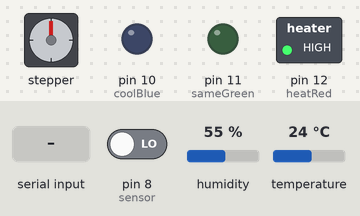
A sketch run on a simulated Arduino Uno, built with avr-gcc and run on an emulated ATmega328P. On the bench: stepper motor, switched loads named in the sketch (green lamp = pin HIGH), output pins drawn as LEDs (lit = HIGH). Wiring (inferred from the names in the program): stepper motor (2048 steps per turn assumed): coils pin 2, pin 3, pin 4, pin 5. The inputs (shaded band) are chosen by the test bench; at power-on: pin 8 (sensor) LOW, humidity 55 %, temperature 24 °C. Pins used as bus, display or sensor lines are not drawn.

Above: at 1.7 s.
1.8 s: "1\n" received over Serial
At 2.9 s:
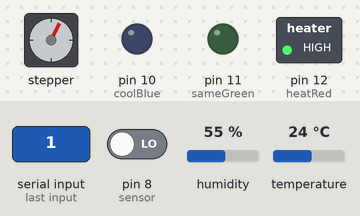
At 3.5 s:
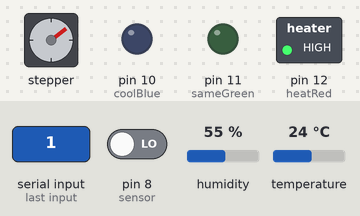
5.3 s: "1,90\n" received over Serial
At 12.1 s:
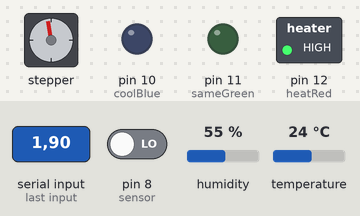
Timing chart, 0 to 13.6 s (numbered marks = the images above; inputs shaded):
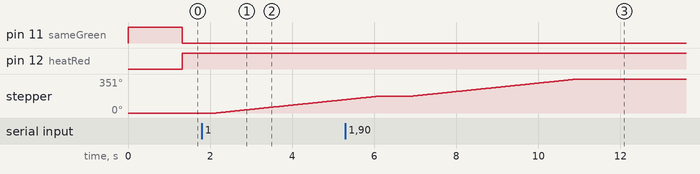

The sketch:

arduinoDriver.ino
```cpp
//Chase Fridgen 101077379
//SYSC 3010
//Driver to be flashed onto the arduino for animal enclosure functionality

#include "dht.h"

//defining static variables
static String tank = "0";
static String motion;
static String temp;
static int tempInt;
static int targTemp;
static String fed = "0";
static int motionCount = 0;
static int motor = 0;
static int motorCount = 0;
static int motorResetCount = 0;


//defining the pins and variables for the motor componant
int bluePin = 2;
int pinkPin = 3;
int yellowPin = 4;
int orangePin = 5;
int currStep = 0; // for counting the steps of the motor
int resetStep = 0;

//defining pins variables for the temperature sensor
dht DHT;
#define DHT11_PIN 7

//defining the pin and variable numbers for the IR sensor
int sensor = 8;
int sensorVal = 0;

//Defining the time between sending information
const int time0 = 30000;
long interrupt;

//Defining pin to RBG color for heater simulation
int coolBlue = 10;
int sameGreen = 11;
int heatRed = 12;

// setup() is where all the pins are initialized as input or outputs and given
// their initial values.
void setup()
{
  Serial.begin(9600); // begin transmission

  //Initialize pins at the ports as outputs for the motor
  pinMode(bluePin, OUTPUT);
  pinMode(pinkPin, OUTPUT);
  pinMode(yellowPin, OUTPUT);
  pinMode(orangePin, OUTPUT);
  //Initialize all the motors steps to 0
  digitalWrite(bluePin, LOW);
  digitalWrite(pinkPin, LOW);
  digitalWrite(yellowPin, LOW);
  digitalWrite(orangePin, LOW);

  //Initializing the IR sensor
  pinMode(sensor, INPUT); //setting the sensor as an input

  //Initializing RBG Led for heater simulation
  pinMode(coolBlue, OUTPUT);
  pinMode(sameGreen, OUTPUT);
  pinMode(heatRed, OUTPUT);
  digitalWrite(coolBlue, LOW);
  digitalWrite(sameGreen, HIGH);
  digitalWrite(heatRed, LOW);

  getTemp();
  targTemp = 25;
}

// loop() is the main funtion in the arduino driver as it is constantly looping and
//reeading-in/sending the sensor values
void loop()
{
  runIr(); // constantly running PIR
  recieveValues(); // constanlty waiting to recieve from RPI's
  heater(); // constantly compariong values for heater

  if (millis() - interrupt > time0){ // every 30 seconds this if statements sends the sensor values through UART
    motion =(String) motionCount;
    sendValues();
    fed = "0";
    motionCount = 0;
  }
}

// sendValues() sends all the values to the RPI' through UART
void sendValues()
{
  getTemp();

  Serial.println(tank);
  Serial.println(motion);
  Serial.println(temp);
  Serial.println((String) targTemp);
  Serial.println(fed);
  interrupt = millis();
}

// runMotor() actiavtes the stepper motor in a clockwise direction
void runMotor(void)
{
   if(currStep == 0){
    digitalWrite(bluePin, HIGH);
    digitalWrite(pinkPin, LOW);
    digitalWrite(yellowPin, LOW);
    digitalWrite(orangePin, LOW);
    currStep++;
  }
  else if(currStep == 1){
    digitalWrite(bluePin, LOW);
    digitalWrite(pinkPin, HIGH);
    digitalWrite(yellowPin, LOW);
    digitalWrite(orangePin, LOW);
    currStep++;
  }
  else if(currStep == 2){
    digitalWrite(bluePin, LOW);
    digitalWrite(pinkPin, LOW);
    digitalWrite(yellowPin, HIGH);
    digitalWrite(orangePin, LOW);
    currStep++;
  }
  else {
    digitalWrite(bluePin, LOW);
    digitalWrite(pinkPin, LOW);
    digitalWrite(yellowPin, LOW);
    digitalWrite(orangePin, HIGH);
    currStep = 0;
  }
  delay(4);
}

// resetMotor() actiavtes the stepper motor in a counter-clockwise direction
// therefore reseting it
void resetMotor(void)
{
   if(resetStep == 0){
    digitalWrite(bluePin, LOW);
    digitalWrite(pinkPin, LOW);
    digitalWrite(yellowPin, LOW);
    digitalWrite(orangePin, HIGH);
    resetStep++;
  }
  else if(resetStep == 1){
    digitalWrite(bluePin, LOW);
    digitalWrite(pinkPin, LOW);
    digitalWrite(yellowPin, HIGH);
    digitalWrite(orangePin, LOW);
    resetStep++;
  }
  else if(resetStep == 2){
    digitalWrite(bluePin, LOW);
    digitalWrite(pinkPin, HIGH);
    digitalWrite(yellowPin, LOW);
    digitalWrite(orangePin, LOW);
    resetStep++;
  }
  else {
    digitalWrite(bluePin, HIGH);
    digitalWrite(pinkPin, LOW);
    digitalWrite(yellowPin, LOW);
    digitalWrite(orangePin, LOW);
    resetStep = 0;
  }
  delay(4);
}

// getTemp() reads the temerature in from the DHT11
// Temperature sensor
void getTemp(void)
{
  int temperature = DHT.read11(DHT11_PIN);
  temp = (String) DHT.temperature;
  tempInt =(int) DHT.temperature;
  delay(500);
}

// runIr() is the funtion for the PIR sensor,
// it increments 1 every time motion is detected
void runIr(void){
  sensorVal = digitalRead(sensor);

  if(sensorVal == HIGH){ // motion is detected
    motionCount++; // count up
    delay(500);
  }
  else{
    delay(800);
  }
}

// heater() is the funtion that simulates what a heater
// would do to the enclosure with an RBG LED light
void heater(void)
{
  if (targTemp > tempInt){       // if the target temp is higher than the real temp
    digitalWrite(heatRed, HIGH); //set to heat (RED)
    digitalWrite(coolBlue, LOW);
    digitalWrite(sameGreen, LOW);
  }
  else if (targTemp < tempInt){ // if the target temp is less than the real temp
    digitalWrite(heatRed, LOW); //set to cool (BLUE)
    digitalWrite(coolBlue, HIGH);
    digitalWrite(sameGreen, LOW);
  }
  else{
    digitalWrite(heatRed, LOW); // if the target temp and real temp are the same
    digitalWrite(coolBlue, LOW);// keep the same (GREEN)
    digitalWrite(sameGreen, HIGH);
  }
}

// receieveValues() is the funtion that recieves input from the RPI's
// through UART connection. it then takes in the values and breaks them into
// the proper componants and runs motor or changes the target temp of the
// system
void recieveValues(void)
{
  String val;
  while (Serial.available() > 0) {
    val = val + (char)Serial.read(); // read data byte by byte and store it
  }

  String motorStr = val.substring(0,1);
  motor = motorStr.toInt();// geting the portion sent indicating whether the motor should run or not
  int targTempFake = val.toInt() - (motor * 100); // Getting the portion sent indicating the target temperature

  if (targTempFake > 0){ // ensureing the sent target temp is above 0 degrees (for safety reasons)
    targTemp = targTempFake;
  }

  if(motor == 1){ // if user sent a 1 the motor will run for 5 seconds
    for (int i = 0; i < 1000; i++){
      runMotor();
    }
    fed = "1"; // fed gets set to 1
    motor = 0;
    motorCount++;

    if(motorCount == 4){ // after being fed 4 times the motor resets back to original feediung state
      for (int i = 0; i < 5000; i++){
      resetMotor();
      motorCount = 0;
      }
    }
  }
}
```

Measured:
- after the input at 1.8 s, stepper: keeps turning clockwise at about 44°/s, starting after 0.35 s
